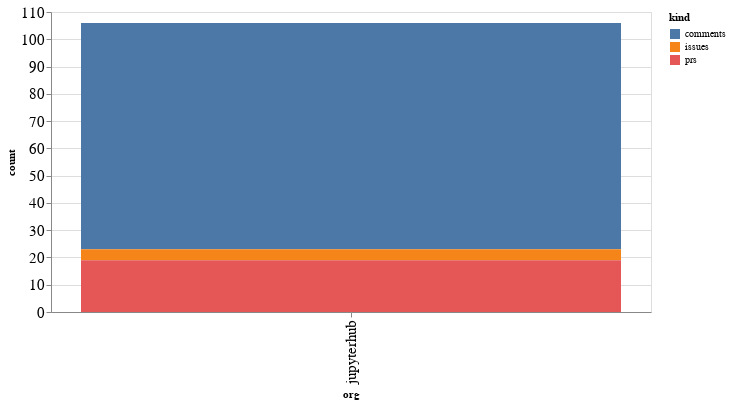

Write notebook code for a chart like this one.
### Code cell
alt.Chart(org_summaries, width=600).mark_bar().encode(
    x='org',
    y='count',
    color='kind',
    tooltip="org"
)

### Figure 1 — Vega-Lite specification as saved in the notebook (floating-point values rounded to 4 significant figures)
{"config": {"axisLeft": {"labelFontSize": 15}, "axisBottom": {"labelFontSize": 15}}, "data": {"name": "data-db36095cc709964dc7f5ae99d0442a4a"}, "mark": "bar", "encoding": {"color": {"type": "nominal", "field": "kind"}, "tooltip": {"type": "nominal", "field": "org"}, "x": {"type": "nominal", "field": "org"}, "y": {"type": "quantitative", "field": "count"}}, "width": 600, "$schema": "https://vega.github.io/schema/vega-lite/v4.8.1.json", "datasets": {"data-db36095cc709964dc7f5ae99d0442a4a": [{"org": "jupyterhub", "kind": "comments", "count": 83}, {"org": "jupyterhub", "kind": "issues", "count": 4}, {"org": "jupyterhub", "kind": "prs", "count": 19}]}}
